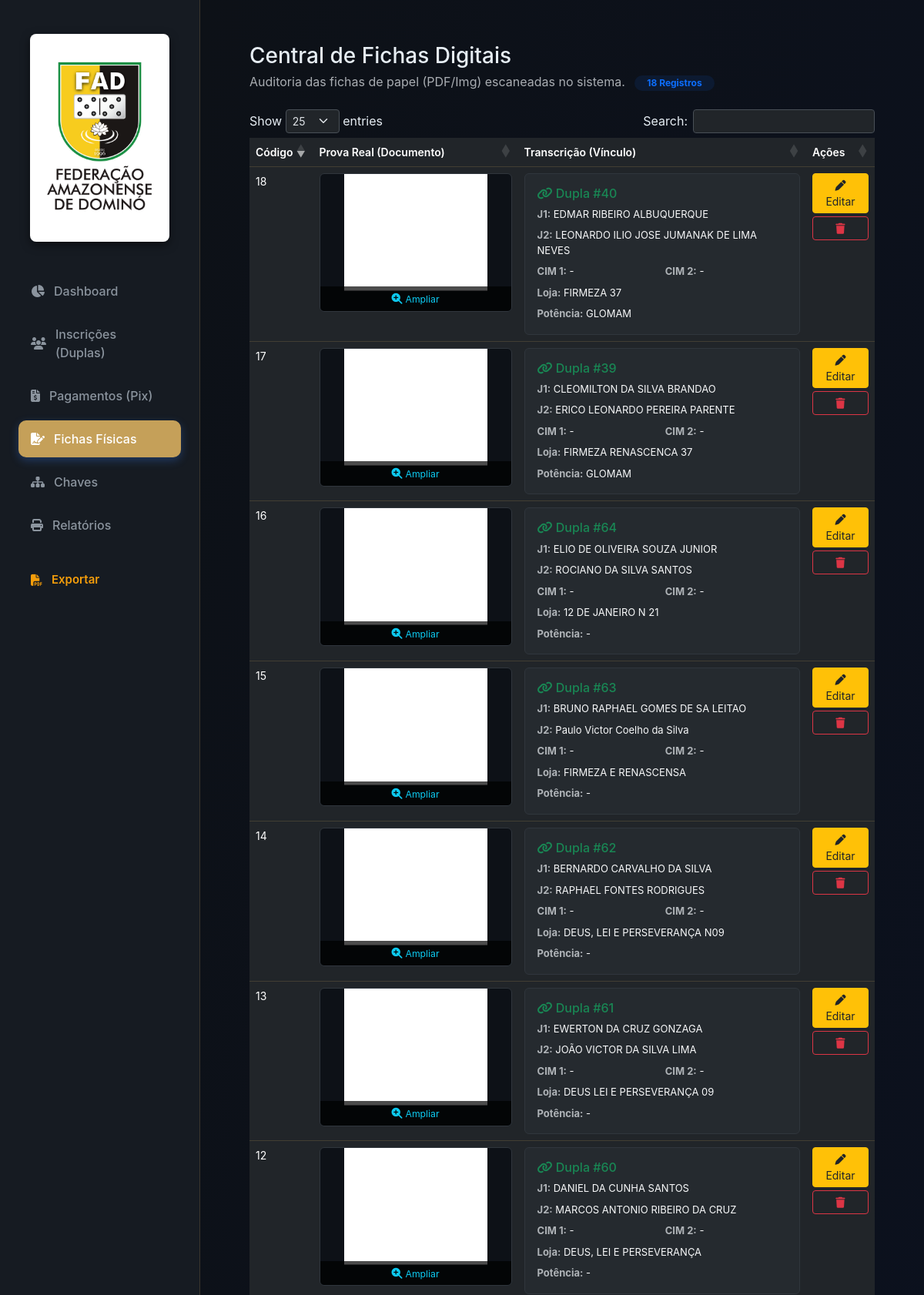
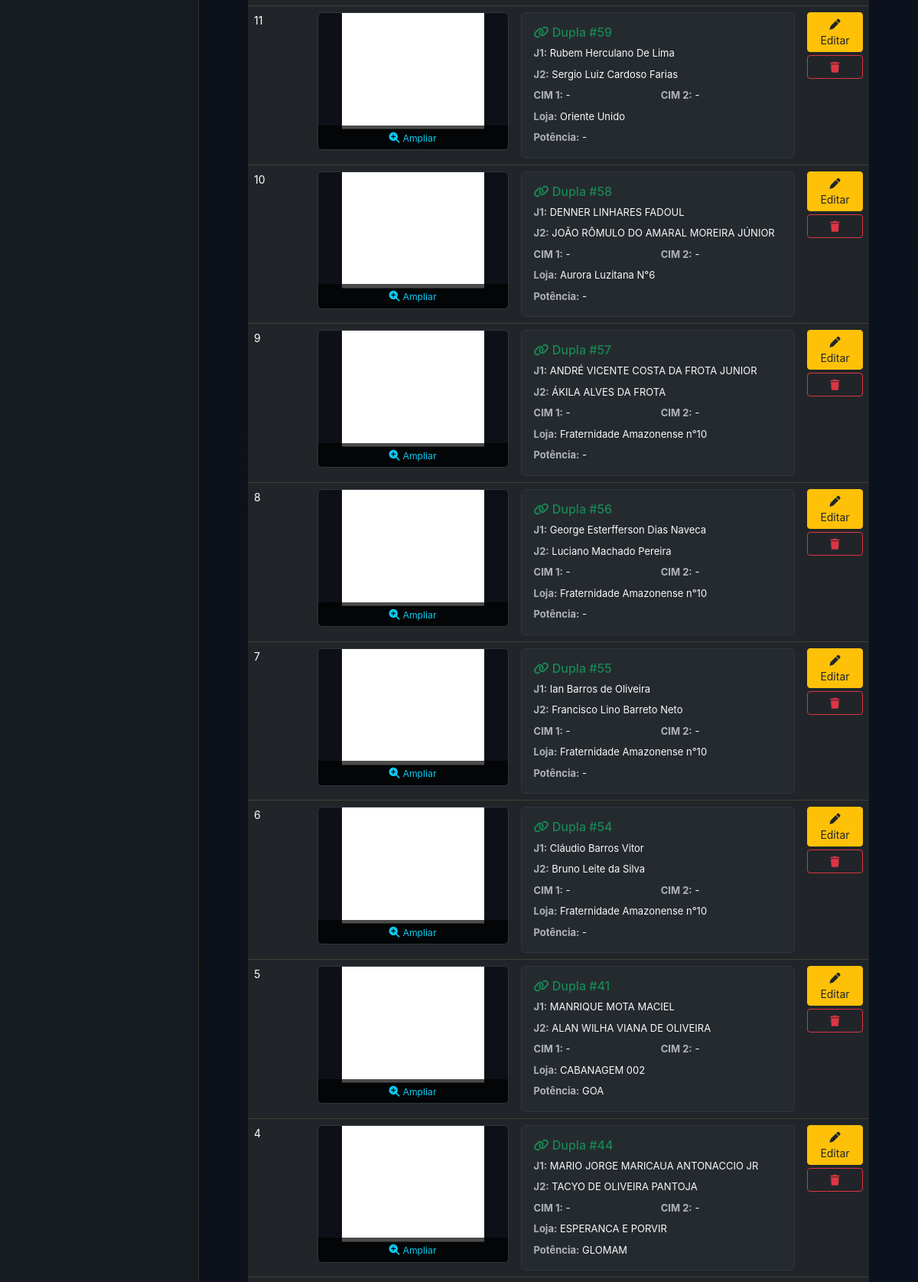
The app's page /fichas/ (upper part) with its own data (2 pictures, top to bottom).
### dashboard/models.py (models this page shows, shortened)
class FichaInscricao(models.Model):
    arquivo = models.FileField('Ficha Digitalizada', upload_to=upload_ficha_path)
    data_upload = models.DateTimeField(auto_now_add=True)

class Dupla(models.Model):
    STATUS_CHOICES = [
        ('Pendente', 'Pendente'),
        ('Confirmado', 'Confirmado'),
    ]
    STATUS_INSCRICAO_CHOICES = [
        ('Pendente', 'Pendente'),
        ('Validada', 'Validada'),
        ('Inscrita', 'Inscrita'),
        ('Cancelada', 'Cancelada'),
        ('Teste', 'Teste'),
        ('Impugnada', 'Impugnada'),
        ('Eliminada', 'Eliminada'),
    ]
    status_inscricao = models.CharField(
        'Status da Inscrição',
        max_length=20,
        choices=STATUS_INSCRICAO_CHOICES,
        default='Pendente'
    )
    purgado = models.BooleanField('Registro Purgado?', default=False, help_text='Marcado quando o usuário deleta a inscrição na UI')
    origem = models.CharField(
        'Origem da Inscrição',
        max_length=50,
        choices=[('Eletrônico', 'Eletrônico (Google Forms)'), ('Manual', 'Ficha Manual (Física)')],
        default='Eletrônico'
    )
    data_hora = models.CharField('Data da Inscrição', max_length=100, blank=True, null=True)
    nome_jogador1 = models.CharField(max_length=200, verbose_name="Nome J1")
    apelido_jogador1 = models.CharField(max_length=100, blank=True, null=True, verbose_name="Apelido J1")
    cim_jogador1 = models.CharField(max_length=50, blank=True, null=True, verbose_name="CIM J1")
    idade_jogador1 = models.PositiveIntegerField('Idade J1', blank=True, null=True)
    profissao_jogador1 = models.CharField('Profissão J1', max_length=150, blank=True, null=True)
    telefone_jogador1 = models.CharField('Telefone J1', max_length=20, blank=True, null=True)
    email_jogador1 = models.EmailField('E-mail J1', blank=True, null=True)
    potencia_jogador1 = models.ForeignKey('Potencia', on_delete=models.SET_NULL, null=True, blank=True, related_name='jogadores1')
    loja_jogador1 = models.CharField('Loja Jogador 1', max_length=200, blank=True, null=True)
    nome_jogador2 = models.CharField('Nome Jogador 2', max_length=200, blank=True, null=True)
    apelido_jogador2 = models.CharField('Apelido J2', max_length=100, blank=True, null=True)
    cim_jogador2 = models.CharField(max_length=50, blank=True, null=True, verbose_name="CIM J2")
    idade_jogador2 = models.PositiveIntegerField('Idade J2', blank=True, null=True)
    profissao_jogador2 = models.CharField('Profissão J2', max_length=150, blank=True, null=True)
    telefone_jogador2 = models.CharField('Telefone J2', max_length=20, blank=True, null=True)
    email_jogador2 = models.EmailField('E-mail J2', blank=True, null=True)
    potencia_jogador2 = models.ForeignKey('Potencia', on_delete=models.SET_NULL, null=True, blank=True, related_name='jogadores2')
    loja_jogador2 = models.CharField('Loja Jogador 2', max_length=200, blank=True, null=True)
    acompanhantes_adultos = models.PositiveIntegerField('Adultos Acompanhantes', default=0)
    acompanhantes_criancas = models.PositiveIntegerField('Crianças Acompanhantes', default=0)
    status_pagamento = models.CharField(
        'Status do Pagamento',
        max_length=50,
        choices=STATUS_CHOICES,
        default='Pendente'
    )
    comprovante = models.OneToOneField('Comprovante', on_delete=models.SET_NULL, null=True, blank=True, related_name='dupla')
    ficha_inscricao = models.OneToOneField('FichaInscricao', on_delete=models.SET_NULL, null=True, blank=True, related_name='dupla')
    class Meta:
        verbose_name = 'Dupla'
        verbose_name_plural = 'Duplas'
        unique_together = ('nome_jogador1', 'nome_jogador2', 'data_hora')

class Potencia(models.Model):
    nome_completo = models.CharField('Nome Completo', max_length=200, unique=True)
    sigla = models.CharField('Sigla', max_length=50, unique=True)
    meta_inscricoes = models.PositiveIntegerField('Meta de Inscrições', default=0)
    class Meta:
        verbose_name = 'Potência'
        verbose_name_plural = 'Potências'
    def __str__(self):
        return self.sigla

### dashboard/views.py (the view)
# urls.py: path('fichas/', views.gestao_fichas, name='gestao_fichas'),
def gestao_fichas(request):
    from .models import FichaInscricao
    fichas = FichaInscricao.objects.all().order_by('-id')
    return render(request, 'gestao_fichas.html', {'fichas': fichas})

### templates/gestao_fichas.html (shortened to what this page needs)
{% load static %}
<!DOCTYPE html>
<html lang="pt-BR" data-bs-theme="dark">
<head>
    <link href="https://cdn.jsdelivr.net/npm/bootstrap@5.3.2/dist/css/bootstrap.min.css" rel="stylesheet">
    <link rel="stylesheet" href="https://cdnjs.cloudflare.com/ajax/libs/font-awesome/6.4.0/css/all.min.css">
    <link rel="stylesheet" href="https://cdn.datatables.net/1.13.6/css/dataTables.bootstrap5.min.css">
    <link rel="stylesheet" href="{% static 'css/style.css' %}">
</head>
<body>
<div class="dashboard-container">
    <aside class="sidebar">
        <div class="logo-container" style="margin-bottom: 20px; padding: 20px 15px; text-align: center;">
            <img src="{% static 'img/logo-FAD-com-fundo.jpeg' %}" alt="FAD Logo" style="width: 100%; height: auto; border-radius: 8px; box-shadow: 0 4px 12px rgba(0,0,0,0.5); object-fit: contain;">
        </div>
        <nav class="sidebar-nav">
            <a href="{% url 'index' %}"><i class="fa-solid fa-chart-pie"></i> Dashboard</a>
            <a href="{% url 'gestao' %}"><i class="fa-solid fa-users"></i> Inscrições (Duplas)</a>
            <a href="{% url 'gestao_comprovantes' %}"><i class="fa-solid fa-file-invoice-dollar"></i> Pagamentos (Pix)</a>
            <a href="{% url 'gestao_fichas' %}" class="active"><i class="fa-solid fa-file-signature"></i> Fichas Físicas</a>
            <a href="{% url 'torneio' %}"><i class="fa-solid fa-sitemap"></i> Chaves</a>
            <a href="{% url 'relatorios' %}"><i class="fa-solid fa-print"></i> Relatórios</a>
            <button class="export-btn mt-3" onclick="window.print()">
                <i class="fa-solid fa-file-pdf"></i> Exportar
            </button>
        </nav>
    </aside>
    <main class="main-content" style="height: 100vh; overflow-y: auto;">
        <div class="container-fluid px-4 py-4">
            <div class="d-flex justify-content-between align-items-center mb-4">
                <div>
                    <h1 class="h3 mb-1">Central de Fichas Digitais</h1>
                    <p class="text-muted mb-0 d-inline-block me-2">Auditoria das fichas de papel (PDF/Img) escaneadas no sistema.</p>
                    <span class="badge bg-primary bg-opacity-10 text-primary rounded-pill px-3 py-1">{{ fichas|length }} Registros</span>
                </div>
            </div>
            <div class="gestao-card p-0 overflow-hidden">
                <div class="table-responsive">
                    <table class="table gestao-table mb-0" id="fichasTable">
                        <thead>
                            <tr>
                                <th>Código</th>
                                <th>Prova Real (Documento)</th>
                                <th>Transcrição (Vínculo)</th>
                                <th>Ações</th>
                            </tr>
                        </thead>
                        <tbody>
                            {% for f in fichas %}
                            <tr>
                                <td style="vertical-align: top;">{{ f.id }}</td>
                                <td style="width: 250px;">
                                    {% if f.arquivo %}
                                        <div style="position: relative; width: 100%; height: 180px; border: 1px solid #30363d; border-radius: 6px; overflow: hidden; background: #0d1117; display: flex; align-items: center; justify-content: center; cursor: pointer;" onclick="abrirEdicaoFicha({{ f.id }}, '{% if f.arquivo %}{{ f.arquivo.url|escapejs }}{% endif %}', '{{ f.dupla.id|default:"" }}')">
                                            <iframe src="{{ f.arquivo.url }}#toolbar=0&navpanes=0&scrollbar=0&view=FitH" style="width: 100%; height: 250px; border: none; transform: scale(0.75); transform-origin: top center; pointer-events: none;" scrolling="no"></iframe>
                                            <div style="position: absolute; bottom: 0; width: 100%; background: rgba(0,0,0,0.7); text-align: center; padding: 5px;">
                                                <i class="fa-solid fa-magnifying-glass-plus text-info"></i> <small class="text-info">Ampliar</small>
                                            </div>
                                        </div>
                                    {% else %}
                                        <span class="badge bg-danger">Sem Arquivo</span>
                                    {% endif %}
                                </td>
                                <td style="vertical-align: top;">
                                    {% if f.dupla %}
                                        <div class="p-3" style="background: rgba(48, 54, 61, 0.3); border: 1px solid #30363d; border-radius: 6px; font-size: 13px;">
                                            <h6 class="text-success mb-2"><i class="fa-solid fa-link"></i> Dupla #{{ f.dupla.numero|default:f.dupla.id }}</h6>
                                            <div class="row g-2 text-muted">
                                                <div class="col-12"><strong>J1:</strong> <span class="text-light">{{ f.dupla.nome_jogador1 }}</span></div>
                                                <div class="col-12"><strong>J2:</strong> <span class="text-light">{{ f.dupla.nome_jogador2|default:"-" }}</span></div>
                                                <div class="col-6"><strong>CIM 1:</strong> <span class="text-light">{{ f.dupla.cim_jogador1|default:"-" }}</span></div>
                                                <div class="col-6"><strong>CIM 2:</strong> <span class="text-light">{{ f.dupla.cim_jogador2|default:"-" }}</span></div>
                                                <div class="col-12 mt-2"><strong>Loja:</strong> <span class="text-light">{{ f.dupla.loja_jogador1|default:"-" }}</span></div>
                                                <div class="col-12"><strong>Potência:</strong> <span class="text-light">{{ f.dupla.potencia_jogador1|default:"-" }}</span></div>
                                            </div>
                                        </div>
                                    {% endif %}
                                </td>
                                <td style="vertical-align: top;">
                                    <button class="btn btn-sm btn-warning text-dark mb-1 w-100" title="Editar / Forçar Vínculo" onclick="abrirEdicaoFicha({{ f.id }}, '{% if f.arquivo %}{{ f.arquivo.url|escapejs }}{% endif %}', '{{ f.dupla.id|default:"" }}')">
                                        <i class="fa-solid fa-pen"></i> Editar
                                    </button>
                                    <button class="btn btn-sm btn-outline-danger w-100" title="Deletar">
                                        <i class="fa-solid fa-trash"></i>
                                    </button>
                                </td>
                            </tr>
                            {% endfor %}
                        </tbody>
                    </table>
                </div>
            </div>
        </div>
    </main>
</div>
</body>
</html>

### static/css/style.css (style rules this page uses)
:root { --bg-color: #0d1117; --card-bg: #161b22; --text-primary: #e6edf3; --text-secondary: #8b949e; --accent-color: #c5a059; --accent-hover: #e0bb73; --border-color: rgba(197, 160, 89, 0.2); --success: #2ea043; --warning: #f59e0b; --card-shadow: 0 4px 6px -1px rgba(0, 0, 0, 0.1), 0 2px 4px -1px rgba(0, 0, 0, 0.06); --border-radius: 16px; --transition: all 0.3s ease; }
* { margin: 0; padding: 0; box-sizing: border-box; }
body { font-family: 'Inter', sans-serif; background-color: var(--bg-color); color: var(--text-primary); min-height: 100vh; }
.dashboard-container { display: flex; height: 100vh; overflow: hidden; }
.sidebar { width: 260px; background-color: var(--card-bg); border-right: 1px solid var(--border-color); display: flex; flex-direction: column; padding: 24px; transition: var(--transition); }
.logo-container { display: flex; align-items: center; gap: 12px; margin-bottom: 40px; }
.sidebar-nav { display: flex; flex-direction: column; gap: 8px; flex: 1; }
.sidebar-nav a { display: flex; align-items: center; gap: 12px; text-decoration: none; color: var(--text-secondary); padding: 12px 16px; border-radius: 10px; font-weight: 500; transition: var(--transition); }
.sidebar-nav a.active { background-color: var(--accent-color); color: white; box-shadow: 0 4px 12px rgba(59, 130, 246, 0.3); }
.export-btn { display: flex; align-items: center; gap: 12px; background: transparent; border: none; color: var(--warning); padding: 12px 16px; border-radius: 10px; font-weight: 600; font-size: 15px; cursor: pointer; font-family: inherit; text-align: left; transition: var(--transition); margin-top: 10px; }
.main-content { flex: 1; overflow-y: auto; padding: 32px 40px; background: linear-gradient(to bottom right, var(--bg-color), #0b1120); }
table { width: 100%; border-collapse: collapse; text-align: left; }
th, td { padding: 12px; border-bottom: 1px solid var(--border-color); font-size: 14px; }
th { color: var(--text-secondary); font-weight: 600; background: rgba(0,0,0,0.1); }

### records on screen
FichaInscricao: id "18", dupla.numero "40", dupla.nome_jogador1 "EDMAR RIBEIRO ALBUQUERQUE", dupla.nome_jogador2 "LEONARDO ILIO JOSE JUMANAK DE LIMA NEVES", dupla.cim_jogador1 "-", dupla.cim_jogador2 "-", dupla.loja_jogador1 "FIRMEZA 37", dupla.potencia_jogador1 "GLOMAM"
FichaInscricao: id "17", dupla.numero "39", dupla.nome_jogador1 "CLEOMILTON DA SILVA BRANDAO", dupla.nome_jogador2 "ERICO LEONARDO PEREIRA PARENTE", dupla.cim_jogador1 "-", dupla.cim_jogador2 "-", dupla.loja_jogador1 "FIRMEZA RENASCENCA 37", dupla.potencia_jogador1 "GLOMAM"
FichaInscricao: id "16", dupla.numero "64", dupla.nome_jogador1 "ELIO DE OLIVEIRA SOUZA JUNIOR", dupla.nome_jogador2 "ROCIANO DA SILVA SANTOS", dupla.cim_jogador1 "-", dupla.cim_jogador2 "-", dupla.loja_jogador1 "12 DE JANEIRO N 21", dupla.potencia_jogador1 "-"
FichaInscricao: id "15", dupla.numero "63", dupla.nome_jogador1 "BRUNO RAPHAEL GOMES DE SA LEITAO", dupla.nome_jogador2 "Paulo Victor Coelho da Silva", dupla.cim_jogador1 "-", dupla.cim_jogador2 "-", dupla.loja_jogador1 "FIRMEZA E RENASCENSA", dupla.potencia_jogador1 "-"
FichaInscricao: id "14", dupla.numero "62", dupla.nome_jogador1 "BERNARDO CARVALHO DA SILVA", dupla.nome_jogador2 "RAPHAEL FONTES RODRIGUES", dupla.cim_jogador1 "-", dupla.cim_jogador2 "-", dupla.loja_jogador1 "DEUS, LEI E PERSEVERANÇA N09", dupla.potencia_jogador1 "-"
FichaInscricao: id "13", dupla.numero "61", dupla.nome_jogador1 "EWERTON DA CRUZ GONZAGA", dupla.nome_jogador2 "JOÃO VICTOR DA SILVA LIMA", dupla.cim_jogador1 "-", dupla.cim_jogador2 "-", dupla.loja_jogador1 "DEUS LEI E PERSEVERANÇA 09", dupla.potencia_jogador1 "-"
FichaInscricao: id "12", dupla.numero "60", dupla.nome_jogador1 "DANIEL DA CUNHA SANTOS", dupla.nome_jogador2 "MARCOS ANTONIO RIBEIRO DA CRUZ", dupla.cim_jogador1 "-", dupla.cim_jogador2 "-", dupla.loja_jogador1 "DEUS, LEI E PERSEVERANÇA", dupla.potencia_jogador1 "-"
FichaInscricao: id "11", dupla.numero "59", dupla.nome_jogador1 "Rubem Herculano De Lima", dupla.nome_jogador2 "Sergio Luiz Cardoso Farias", dupla.cim_jogador1 "-", dupla.cim_jogador2 "-", dupla.loja_jogador1 "Oriente Unido", dupla.potencia_jogador1 "-"
FichaInscricao: id "10", dupla.numero "58", dupla.nome_jogador1 "DENNER LINHARES FADOUL", dupla.nome_jogador2 "JOÃO RÔMULO DO AMARAL MOREIRA JÚNIOR", dupla.cim_jogador1 "-", dupla.cim_jogador2 "-", dupla.loja_jogador1 "Aurora Luzitana N°6", dupla.potencia_jogador1 "-"
FichaInscricao: id "9", dupla.numero "57", dupla.nome_jogador1 "ANDRÉ VICENTE COSTA DA FROTA JUNIOR", dupla.nome_jogador2 "ÁKILA ALVES DA FROTA", dupla.cim_jogador1 "-", dupla.cim_jogador2 "-", dupla.loja_jogador1 "Fraternidade Amazonense n°10", dupla.potencia_jogador1 "-"
FichaInscricao: id "8", dupla.numero "56", dupla.nome_jogador1 "George Esterfferson Dias Naveca", dupla.nome_jogador2 "Luciano Machado Pereira", dupla.cim_jogador1 "-", dupla.cim_jogador2 "-", dupla.loja_jogador1 "Fraternidade Amazonense n°10", dupla.potencia_jogador1 "-"
FichaInscricao: id "7", dupla.numero "55", dupla.nome_jogador1 "Ian Barros de Oliveira", dupla.nome_jogador2 "Francisco Lino Barreto Neto", dupla.cim_jogador1 "-", dupla.cim_jogador2 "-", dupla.loja_jogador1 "Fraternidade Amazonense n°10", dupla.potencia_jogador1 "-"
FichaInscricao: id "6", dupla.numero "54", dupla.nome_jogador1 "Cláudio Barros Vitor", dupla.nome_jogador2 "Bruno Leite da Silva", dupla.cim_jogador1 "-", dupla.cim_jogador2 "-", dupla.loja_jogador1 "Fraternidade Amazonense n°10", dupla.potencia_jogador1 "-"
FichaInscricao: id "5", dupla.numero "41", dupla.nome_jogador1 "MANRIQUE MOTA MACIEL", dupla.nome_jogador2 "ALAN WILHA VIANA DE OLIVEIRA", dupla.cim_jogador1 "-", dupla.cim_jogador2 "-", dupla.loja_jogador1 "CABANAGEM 002", dupla.potencia_jogador1 "GOA"
FichaInscricao: id "4", dupla.numero "44", dupla.nome_jogador1 "MARIO JORGE MARICAUA ANTONACCIO JR", dupla.nome_jogador2 "TACYO DE OLIVEIRA PANTOJA", dupla.cim_jogador1 "-", dupla.cim_jogador2 "-", dupla.loja_jogador1 "ESPERANCA E PORVIR", dupla.potencia_jogador1 "GLOMAM"

### other values on screen
{{ fichas|length }} "18"
